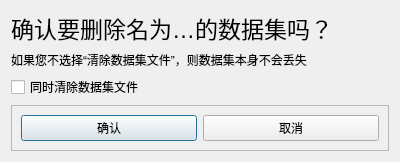
<?xml version="1.0" encoding="UTF-8"?>
<ui version="4.0">
 <class>Dialog</class>
 <widget class="QDialog" name="Dialog">
  <property name="geometry">
   <rect>
    <x>0</x>
    <y>0</y>
    <width>400</width>
    <height>151</height>
   </rect>
  </property>
  <property name="windowTitle">
   <string>Dialog</string>
  </property>
  <layout class="QVBoxLayout" name="verticalLayout">
   <item>
    <widget class="QLabel" name="textLabel">
     <property name="font">
      <font>
       <pointsize>17</pointsize>
      </font>
     </property>
     <property name="text">
      <string>确认要删除名为…的数据集吗？</string>
     </property>
    </widget>
   </item>
   <item>
    <widget class="QLabel" name="detailLabel">
     <property name="text">
      <string>如果您不选择“清除数据集文件”，则数据集本身不会丢失</string>
     </property>
    </widget>
   </item>
   <item>
    <widget class="QCheckBox" name="clearFileBox">
     <property name="text">
      <string>同时清除数据集文件</string>
     </property>
    </widget>
   </item>
   <item>
    <widget class="QFrame" name="frame">
     <property name="frameShape">
      <enum>QFrame::StyledPanel</enum>
     </property>
     <property name="frameShadow">
      <enum>QFrame::Raised</enum>
     </property>
     <layout class="QHBoxLayout" name="horizontalLayout">
      <item>
       <widget class="QPushButton" name="okButton">
        <property name="text">
         <string>确认</string>
        </property>
       </widget>
      </item>
      <item>
       <widget class="QPushButton" name="cancelButton">
        <property name="text">
         <string>取消</string>
        </property>
       </widget>
      </item>
     </layout>
    </widget>
   </item>
  </layout>
 </widget>
 <resources/>
 <connections/>
</ui>
